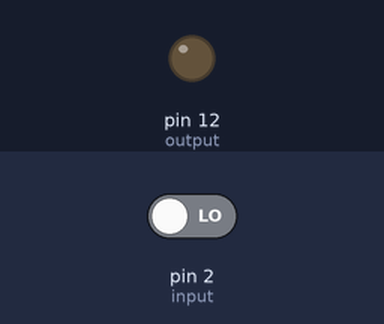
This sketch was run on a simulated Arduino Uno, built with avr-gcc and run on an emulated ATmega328P. On the bench: output pins drawn as LEDs (lit = HIGH). The inputs (shaded band) are chosen by the test bench; at power-on: pin 2 (input) LOW.

Above: at 1.2 s.
1.3 s: pin 2 (input) driven HIGH
At 2.2 s:
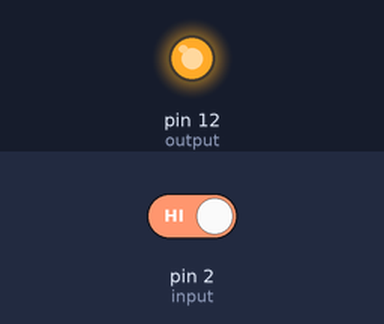
2.8 s: pin 2 (input) driven LOW
At 3.3 s:
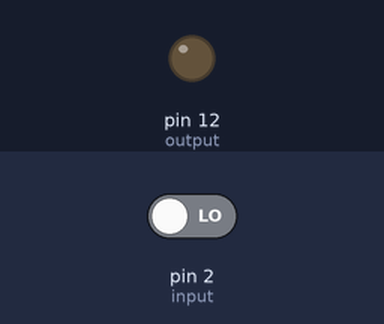
Timing chart, 0 to 5.8 s (numbered marks = the images above; inputs shaded):
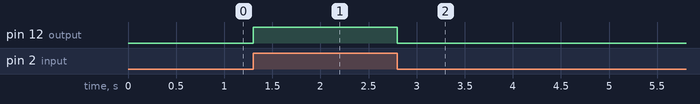

The sketch:

button.ino
```cpp
int output = 12;
int input = 2;

void setup() {
    pinMode(output, OUTPUT);
    pinMode(input, INPUT);
}

void loop() {
  if(digitalRead(input) == HIGH) { //read voltage of pin 2
    digitalWrite(output, HIGH);
  }
  else {
    digitalWrite(output, LOW);
  }
}
```

Measured:
- after the input at 1.3 s, pin 12 (output): LOW → HIGH at once
- after the input at 2.8 s, pin 12 (output): HIGH → LOW at once
